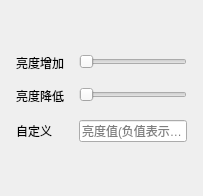
                <widget class="QWidget" name="adjPage_Bright">
                 <layout class="QVBoxLayout" name="verticalLayout_17">
                  <item>
                   <spacer name="verticalSpacer_8">
                    <property name="orientation">
                     <enum>Qt::Vertical</enum>
                    </property>
                    <property name="sizeHint" stdset="0">
                     <size>
                      <width>20</width>
                      <height>40</height>
                     </size>
                    </property>
                   </spacer>
                  </item>
                  <item>
                   <layout class="QFormLayout" name="formLayout_9">
                    <property name="horizontalSpacing">
                     <number>15</number>
                    </property>
                    <property name="verticalSpacing">
                     <number>15</number>
                    </property>
                    <property name="leftMargin">
                     <number>5</number>
                    </property>
                    <property name="topMargin">
                     <number>3</number>
                    </property>
                    <property name="rightMargin">
                     <number>5</number>
                    </property>
                    <property name="bottomMargin">
                     <number>3</number>
                    </property>
                    <item row="0" column="0">
                     <widget class="QLabel" name="ShowEffect_lab1">
                      <property name="text">
                       <string>亮度增加</string>
                      </property>
                     </widget>
                    </item>
                    <item row="1" column="0">
                     <widget class="QLabel" name="ShowEffect_lab2">
                      <property name="text">
                       <string>亮度降低</string>
                      </property>
                     </widget>
                    </item>
                    <item row="0" column="1">
                     <widget class="QSlider" name="Bright_slider1">
                      <property name="minimum">
                       <number>1</number>
                      </property>
                      <property name="maximum">
                       <number>100</number>
                      </property>
                      <property name="orientation">
                       <enum>Qt::Horizontal</enum>
                      </property>
                     </widget>
                    </item>
                    <item row="1" column="1">
                     <widget class="QSlider" name="Bright_slider2">
                      <property name="minimum">
                       <number>1</number>
                      </property>
                      <property name="maximum">
                       <number>100</number>
                      </property>
                      <property name="orientation">
                       <enum>Qt::Horizontal</enum>
                      </property>
                     </widget>
                    </item>
                    <item row="2" column="0">
                     <widget class="QLabel" name="ShowEffect_lab3">
                      <property name="text">
                       <string>自定义</string>
                      </property>
                     </widget>
                    </item>
                    <item row="2" column="1">
                     <widget class="QLineEdit" name="Bright_edit">
                      <property name="placeholderText">
                       <string>亮度值(负值表示降低)</string>
                      </property>
                     </widget>
                    </item>
                   </layout>
                  </item>
                  <item>
                   <spacer name="verticalSpacer_7">
                    <property name="orientation">
                     <enum>Qt::Vertical</enum>
                    </property>
                    <property name="sizeHint" stdset="0">
                     <size>
                      <width>20</width>
                      <height>40</height>
                     </size>
                    </property>
                   </spacer>
                  </item>
                 </layout>
                </widget>
